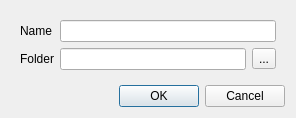
<?xml version="1.0" encoding="UTF-8"?>
<ui version="4.0">
 <class>NewProjectDialog</class>
 <widget class="QDialog" name="NewProjectDialog">
  <property name="geometry">
   <rect>
    <x>0</x>
    <y>0</y>
    <width>296</width>
    <height>111</height>
   </rect>
  </property>
  <property name="windowTitle">
   <string>New Project</string>
  </property>
  <layout class="QGridLayout" name="gridLayout">
   <item row="2" column="0">
    <widget class="QDialogButtonBox" name="buttonBox">
     <property name="orientation">
      <enum>Qt::Horizontal</enum>
     </property>
     <property name="standardButtons">
      <set>QDialogButtonBox::Cancel|QDialogButtonBox::Ok</set>
     </property>
    </widget>
   </item>
   <item row="1" column="0" alignment="Qt::AlignTop">
    <widget class="QWidget" name="widget" native="true">
     <layout class="QGridLayout" name="gridLayout_2">
      <item row="0" column="0">
       <widget class="QLabel" name="label">
        <property name="text">
         <string>Name</string>
        </property>
       </widget>
      </item>
      <item row="1" column="0">
       <widget class="QLabel" name="label_2">
        <property name="text">
         <string>Folder</string>
        </property>
       </widget>
      </item>
      <item row="1" column="1">
       <widget class="QLineEdit" name="editFolder"/>
      </item>
      <item row="1" column="2">
       <widget class="QToolButton" name="buttonBrowse">
        <property name="text">
         <string>...</string>
        </property>
       </widget>
      </item>
      <item row="0" column="1" colspan="2">
       <widget class="QLineEdit" name="edtName"/>
      </item>
     </layout>
    </widget>
   </item>
  </layout>
 </widget>
 <resources/>
 <connections>
  <connection>
   <sender>buttonBox</sender>
   <signal>accepted()</signal>
   <receiver>NewProjectDialog</receiver>
   <slot>accept()</slot>
   <hints>
    <hint type="sourcelabel">
     <x>248</x>
     <y>254</y>
    </hint>
    <hint type="destinationlabel">
     <x>157</x>
     <y>274</y>
    </hint>
   </hints>
  </connection>
  <connection>
   <sender>buttonBox</sender>
   <signal>rejected()</signal>
   <receiver>NewProjectDialog</receiver>
   <slot>reject()</slot>
   <hints>
    <hint type="sourcelabel">
     <x>316</x>
     <y>260</y>
    </hint>
    <hint type="destinationlabel">
     <x>286</x>
     <y>274</y>
    </hint>
   </hints>
  </connection>
 </connections>
</ui>
